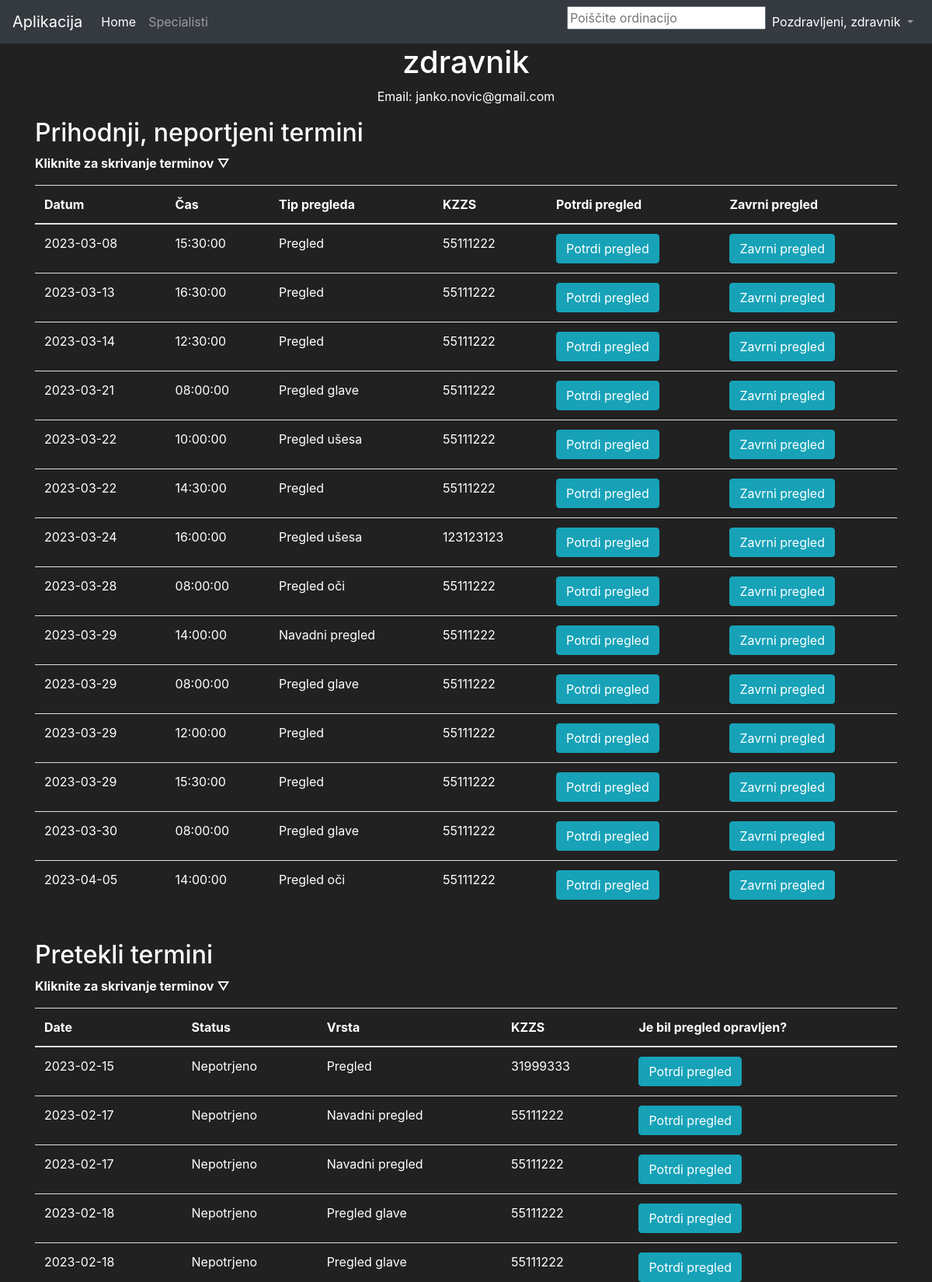
The app's page /zdravnik (signed in, upper part) with its own data.
### market/Models.py (models this page shows, shortened)
class User(db.Model, UserMixin):
    __tablename__ = 'User'
    id = db.Column(db.Integer(), primary_key=True)
    username = db.Column(db.String(length=30), nullable=False, unique=True)
    email_address = db.Column(db.String(length=60), nullable=False, unique=True)
    password_hash = db.Column(db.String(length=60), nullable=False)
    role = db.Column(db.String)
    kzzs = db.Column(db.Integer, nullable=False)
    items = db.relationship('Item', backref='owned_user', lazy=True)
    termin = db.relationship('Termin', backref='Termin', lazy=True)
    last_login = db.Column(db.Date, default=datetime.datetime.utcnow)
    @property
    def password(self):
        return self.password

class Termin(db.Model):
    __tablename__ = 'Termin'
    id = db.Column(db.Integer(), primary_key=True, autoincrement=True)
    datum = db.Column(db.String())
    cas = db.Column(db.String())
    koncni_cas = db.Column(db.String())
    status = db.Column(db.String(), default="Nepotrjeno")
    timestamp = db.Column(db.Date(), default=datetime.datetime.utcnow)
    punudba = db.Column(db.Integer(), db.ForeignKey('Ponudba.id'))
    uporabnik = db.Column(db.Integer(), db.ForeignKey('User.id'))

class Ponudba(db.Model):
    __tablename__ = 'Ponudba'
    id = db.Column(db.Integer(), primary_key=True, autoincrement=True)
    naziv = db.Column(db.String(), nullable=False, unique=True)
    dolzina = db.Column(db.Integer())
    ordinacija = db.Column(db.Integer(), db.ForeignKey('Ordinacija.id'))
    termin = db.relationship('Termin', backref='termin', lazy=True)

### market/Routes.py (the view)
@app.route('/zdravnik')
@login_required
@zdravnik_required
def zdravnik_page():
    user = User.query.get(current_user.id)
    current_time = datetime.now()
    appointments = (
        db.session.query(Termin, Ponudba, Ordinacija, Zdravnik, User)
            .join(Ponudba, Termin.punudba == Ponudba.id)
            .join(Zdravnik, Zdravnik.id == Ordinacija.lastnik)
            .join(Ordinacija, Ordinacija.id == Ponudba.ordinacija)
            .join(User, User.id == Termin.uporabnik)
            .filter(Zdravnik.email == user.email_address)
            .filter(Termin.datum + ' ' + Termin.cas >= current_time)
            .order_by(Termin.datum)
            .all()
    )
    past_appointments = (
        db.session.query(Termin, Ponudba, Ordinacija, Zdravnik, User)
            .join(Ponudba, Termin.punudba == Ponudba.id)
            .join(Zdravnik, Zdravnik.id == Ordinacija.lastnik)
            .join(Ordinacija, Ordinacija.id == Ponudba.ordinacija)
            .join(User, User.id == Termin.uporabnik)
            .filter(Zdravnik.email == user.email_address)
            .filter(Termin.datum + ' ' + Termin.cas <= current_time)
            .order_by(Termin.datum)
            .all()
    )
    ordinacija_id = past_appointments[2][2].id
    ponudbe = Ponudba.query.filter_by(ordinacija=ordinacija_id).all()
    return render_template("zdravnik.html", user=user, appointments=appointments, past_appointments=past_appointments,
                           ordinacija_id=ordinacija_id, ponudbe=ponudbe)

### market/Models.py (called while the page is built)
@login_manager.user_loader
def load_user(user_id):
    return User.query.get(int(user_id))

### market/Routes.py (called while the page is built)
@app.context_processor
def base_template_context():
    ordinacije = []
    for o in Ordinacija.query.all():
        ordinacije.append(o.ime)
    mesta = []
    for m in Kraj.query.all():
        mesta.append(m.ime)
    return {
        'base_variable': ordinacije,
        'mesta_variable': mesta
    }

def zdravnik_required(func):
    @wraps(func)
    def decorated_view(*args, **kwargs):
        if not current_user.is_authenticated or current_user.role != "zdravnik":
            return redirect(url_for('home_page'))
        return func(*args, **kwargs)
    return decorated_view

### market/templates/zdravnik.html (shortened to what this page needs)
{% extends 'base.html' %}
{% block content %}
<body>
<div class="container">
    <h1 class="text-center">{{ user.username }}</h1>
    <p class="text-center">Email: {{ user.email_address }}</p>
    <h2>Prihodnji, neportjeni termini</h2>
    {% if appointments %}
    <p class="appointment-box"><b>Kliknite za skrivanje terminov &#9661;</b></p>
    <table class="table" style="color: white;">
        <thead>
        <tr>
            <th>Datum</th>
            <th>Čas</th>
            <th>Tip pregleda</th>
            <th>KZZS</th>
            <th>Potrdi pregled</th>
            <th>Zavrni pregled</th>
        </tr>
        </thead>
        <tbody>
        {% for appointment in appointments %}
         {% if appointment.Termin.status != 'Sprejet' and appointment.Termin.status != 'Zavrnjen'%}
        <tr>
            <td>{{ appointment.Termin.datum }}</td>
            <td>{{ appointment.Termin.cas }}</td>
            <td>{{ appointment.Ponudba.naziv }}</td>
            <td>{{ appointment.User.kzzs }}</td>
            <td>
                <form action="{{ url_for('confirm_appointment', id=appointment.Termin.id) }}" method="POST">
                    <input class="btn btn-outline btn-info" type="submit" value="Potrdi pregled">
                </form>
            </td>
            <td>
                <form action="{{ url_for('zavrni_appointment', id=appointment.Termin.id) }}" method="POST">
                    <input class="btn btn-outline btn-info" type="submit" value="Zavrni pregled">
                </form>
            </td>
        </tr>
        {% endif %}
        {% endfor %}
        </tbody>
    </table>
    <br>
    {% else %}
    <p>No appointments found for this user.</p>
    {% endif %}
</div>
<div class="container">
    {% if past_appointments %}
    <h2>Pretekli termini</h2>
    <p class="appointment-bix"><b>Kliknite za skrivanje terminov &#9661;</b></p>
    <table class="table tible" style="color: white;">
        <thead>
        <tr>
            <th>Date</th>
            <th>Status</th>
            <th>Vrsta</th>
            <th>KZZS</th>
            <th>Je bil pregled opravljen?</th>
        </tr>
        </thead>
        <tbody>
        {% for appointment in past_appointments %}
        {% if appointment.Termin.status != 'Končano' and appointment.Termin.status != 'Ocenjeno'%}
        <tr>
            <td>{{ appointment.Termin.datum }}</td>
            <td>{{ appointment.Termin.status }}</td>
            <td>{{ appointment.Ponudba.naziv }}</td>
            <td>{{ appointment.User.kzzs }}</td>
            <td>
                <form action="{{ url_for('finish_appointment', id=appointment.Termin.id) }}" method="POST">
                    <input class="btn btn-outline btn-info" type="submit" value="Potrdi pregled">
                </form>
            </td>
            {% endif %}
        </tr>
        {% endfor %}
        </tbody>
    </table>
    {% else %}
    <p>No appointments found</p>
    {% endif %}
    <br>
<br>
    <br>
    <br>
</div>
</body>
{% endblock %}

### market/templates/base.html (shortened to what this page needs)
<!doctype html>
<html lang="en">
<head>
    <link href="https://cdn.jsdelivr.net/npm/bootstrap@4.5.3/dist/css/bootstrap.min.css"
 rel="stylesheet">
</head>
<body>
<nav class="navbar navbar-expand-md navbar-dark bg-dark">
    <a class="navbar-brand" href="#">Aplikacija</a>
    <div class="collapse navbar-collapse" id="navbarNav">
        <ul class="navbar-nav mr-auto">
            <li class="nav-item active">
                <a class="nav-link" href="{{ url_for('home_page') }}">Home <span class="sr-only">(current)</span></a>
            </li>
            <li class="nav-item">
                <a class="nav-link" href="{{ url_for('izberite_ordinacija') }}">Specialisti</a>
            </li>
        </ul>
        {% if current_user.is_authenticated %}
        <ul class="navbar-nav premak">
            <li class="nav-item">
                <div id="the-basics">
                    <input class="typeahead" placeholder="Poiščite ordinacijo" type="text">
                </div>
            <li class="nav-item dropdown" >
                <div aria-expanded="false" aria-haspopup="true"
                     class="nav-link username dropdown-toggle align-items-center" data-toggle="dropdown" href="#"
                     id="user-dropdown" role="button">
                    <span style="color: white">Pozdravljeni, {{ current_user.username }}</span>
                </div>
            </li>
        </ul>
        {% endif %}
    </div>
</nav>
{% block content %}
{% endblock %}
</body>

### market/templates/base.html (style rules this page uses)
html { overflow-y:scroll; }
body { background-color: #212121; color: white }

### market/templates/zdravnik.html (style rules this page uses)
.appointment-box { cursor: pointer; display: inline-block; }
.appointment-bix { cursor: pointer; display: inline-block; }
.appointment-box:after { margin-left: 10px; }
.appointment-bix:after { margin-left: 10px; }

### records on screen
User: username "zdravnik", email_address "janko.novic@gmail.com"
Termin: Termin.datum "2023-03-08", Termin.cas "15:30:00", Ponudba.naziv "Pregled", User.kzzs "55111222"
Termin: Termin.datum "2023-03-13", Termin.cas "16:30:00", Ponudba.naziv "Pregled", User.kzzs "55111222"
Termin: Termin.datum "2023-03-14", Termin.cas "12:30:00", Ponudba.naziv "Pregled", User.kzzs "55111222"
Termin: Termin.datum "2023-03-21", Termin.cas "08:00:00", Ponudba.naziv "Pregled glave", User.kzzs "55111222"
Termin: Termin.datum "2023-03-22", Termin.cas "10:00:00", Ponudba.naziv "Pregled ušesa", User.kzzs "55111222"
Termin: Termin.datum "2023-03-22", Termin.cas "14:30:00", Ponudba.naziv "Pregled", User.kzzs "55111222"
Termin: Termin.datum "2023-03-24", Termin.cas "16:00:00", Ponudba.naziv "Pregled ušesa", User.kzzs "123123123"
Termin: Termin.datum "2023-03-28", Termin.cas "08:00:00", Ponudba.naziv "Pregled oči", User.kzzs "55111222"
Termin: Termin.datum "2023-03-29", Termin.cas "14:00:00", Ponudba.naziv "Navadni pregled", User.kzzs "55111222"
Termin: Termin.datum "2023-03-29", Termin.cas "08:00:00", Ponudba.naziv "Pregled glave", User.kzzs "55111222"
Termin: Termin.datum "2023-03-29", Termin.cas "12:00:00", Ponudba.naziv "Pregled", User.kzzs "55111222"
Termin: Termin.datum "2023-03-29", Termin.cas "15:30:00", Ponudba.naziv "Pregled", User.kzzs "55111222"
Termin: Termin.datum "2023-03-30", Termin.cas "08:00:00", Ponudba.naziv "Pregled glave", User.kzzs "55111222"
Termin: Termin.datum "2023-04-05", Termin.cas "14:00:00", Ponudba.naziv "Pregled oči", User.kzzs "55111222"
Termin: Termin.datum "2023-02-15", Termin.status "Nepotrjeno", Ponudba.naziv "Pregled", User.kzzs "31999333"
Termin: Termin.datum "2023-02-17", Termin.status "Nepotrjeno", Ponudba.naziv "Navadni pregled", User.kzzs "55111222"
Termin: Termin.datum "2023-02-17", Termin.status "Nepotrjeno", Ponudba.naziv "Navadni pregled", User.kzzs "55111222"
Termin: Termin.datum "2023-02-18", Termin.status "Nepotrjeno", Ponudba.naziv "Pregled glave", User.kzzs "55111222"
Termin: Termin.datum "2023-02-18", Termin.status "Nepotrjeno", Ponudba.naziv "Pregled glave", User.kzzs "55111222"
